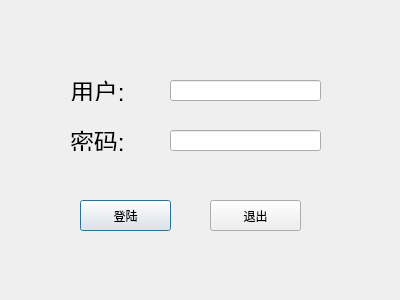
<?xml version="1.0" encoding="UTF-8"?>
<ui version="4.0">
 <class>Dialog_login</class>
 <widget class="QDialog" name="Dialog_login">
  <property name="windowModality">
   <enum>Qt::NonModal</enum>
  </property>
  <property name="geometry">
   <rect>
    <x>0</x>
    <y>0</y>
    <width>400</width>
    <height>300</height>
   </rect>
  </property>
  <property name="windowTitle">
   <string>登陆</string>
  </property>
  <widget class="QLineEdit" name="lineEdit_user">
   <property name="geometry">
    <rect>
     <x>170</x>
     <y>80</y>
     <width>151</width>
     <height>21</height>
    </rect>
   </property>
  </widget>
  <widget class="QLabel" name="label_user">
   <property name="geometry">
    <rect>
     <x>70</x>
     <y>80</y>
     <width>61</width>
     <height>21</height>
    </rect>
   </property>
   <property name="font">
    <font>
     <pointsize>18</pointsize>
    </font>
   </property>
   <property name="text">
    <string>用户:</string>
   </property>
  </widget>
  <widget class="QLabel" name="label_user_2">
   <property name="geometry">
    <rect>
     <x>70</x>
     <y>130</y>
     <width>61</width>
     <height>21</height>
    </rect>
   </property>
   <property name="font">
    <font>
     <pointsize>18</pointsize>
    </font>
   </property>
   <property name="text">
    <string>密码:</string>
   </property>
  </widget>
  <widget class="QLineEdit" name="lineEdit_password">
   <property name="geometry">
    <rect>
     <x>170</x>
     <y>130</y>
     <width>151</width>
     <height>21</height>
    </rect>
   </property>
   <property name="echoMode">
    <enum>QLineEdit::Password</enum>
   </property>
  </widget>
  <widget class="QPushButton" name="pushButton_login">
   <property name="geometry">
    <rect>
     <x>80</x>
     <y>200</y>
     <width>91</width>
     <height>31</height>
    </rect>
   </property>
   <property name="text">
    <string>登陆</string>
   </property>
  </widget>
  <widget class="QPushButton" name="pushButton_exit">
   <property name="geometry">
    <rect>
     <x>210</x>
     <y>200</y>
     <width>91</width>
     <height>31</height>
    </rect>
   </property>
   <property name="text">
    <string>退出</string>
   </property>
  </widget>
 </widget>
 <resources/>
 <connections/>
</ui>
